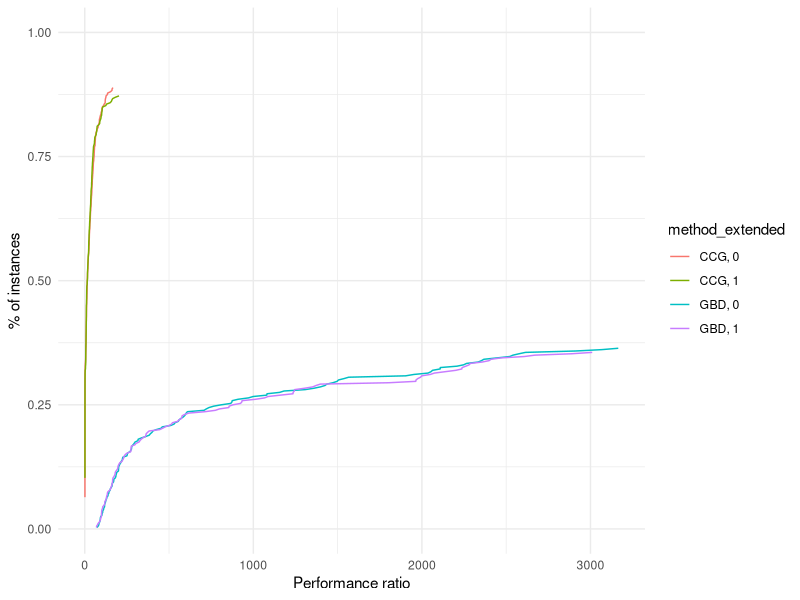
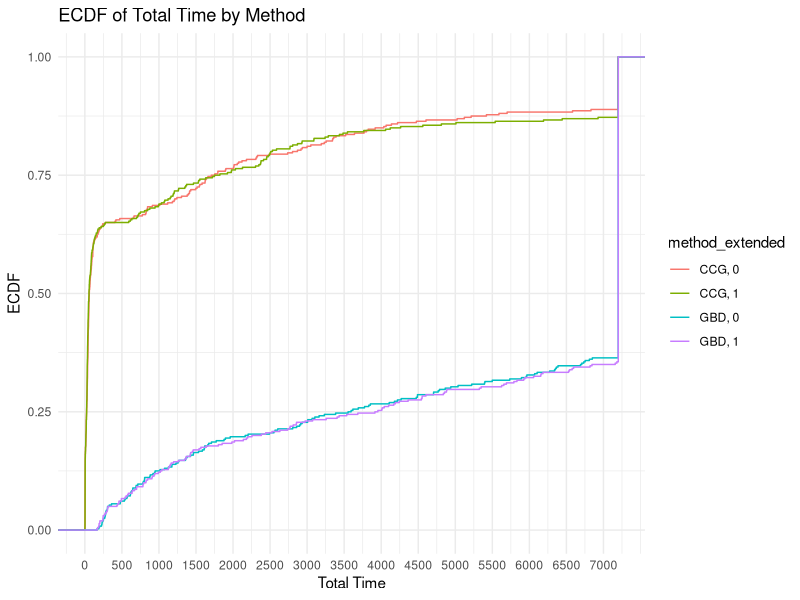
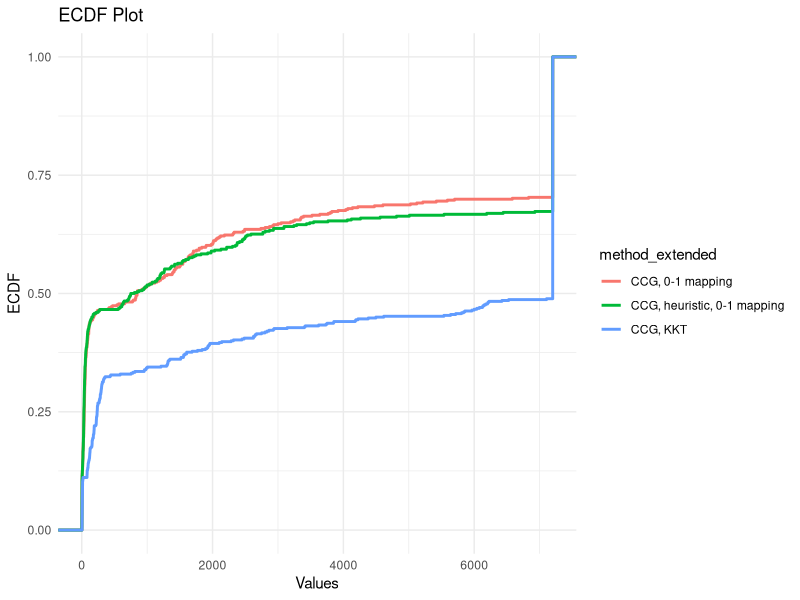
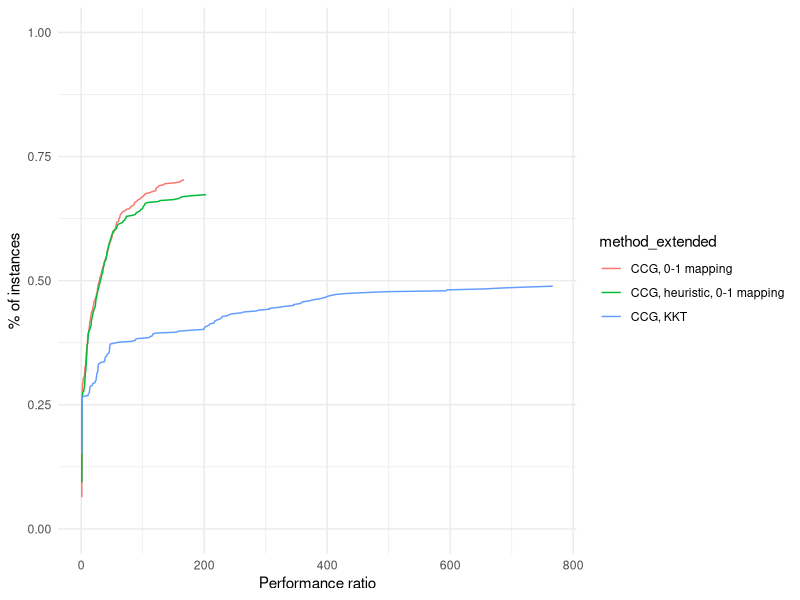
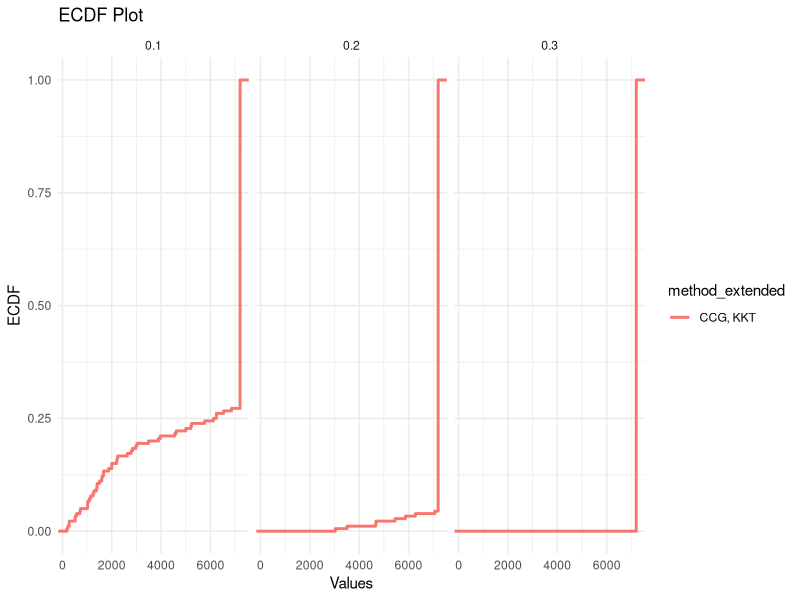
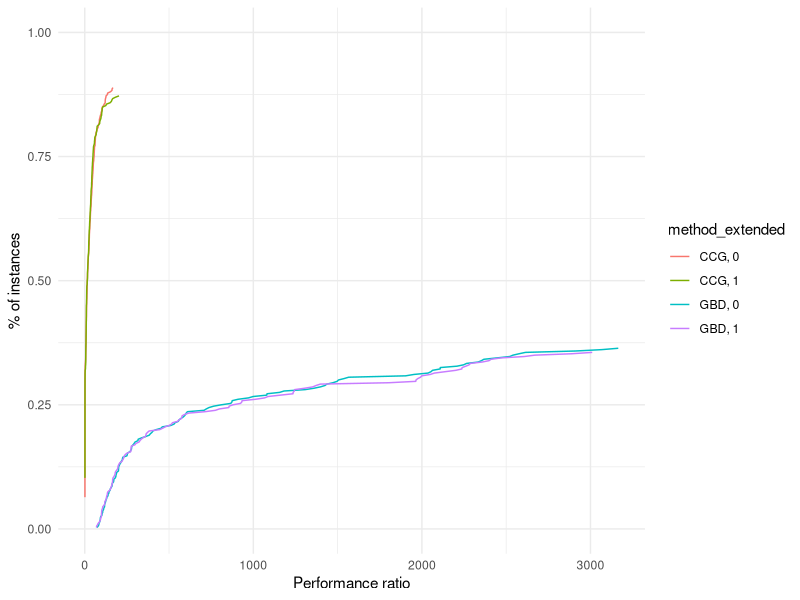

These figures' R source, in order:
## ---- chunk 1
library(rmarkdown)
library(kableExtra)
library(ggplot2)
suppressPackageStartupMessages(library(dplyr))
## ---- chunk 2
results = read.table("./new-results.csv", header = FALSE, sep = ',')
colnames(results) <- c("tag", "instance", "n_servers", "n_clients", "Gamma", "deviation", "time_limit", "method", "use_heuristic", "total_time", "master_time", "separation_time", "best_bound", "iteration_count", "fail")
results$tag = NULL
## ---- chunk 3
results$p = results$Gamma / results$n_clients
results$p = ceiling(results$p / .05) * .05
## ---- chunk 4
results$size = paste0("(", results$n_servers, ",", results$n_clients, "), ", results$p)
## ---- chunk 5
results$method_extended = paste0(results$method, ", ", results$use_heuristic)
## ---- chunk 6
results = results[!(results$n_clients == 40),]
results = results[!(results$n_servers == 25 & results$n_clients == 25),]
## ---- chunk 7
sum(results$fail)
## ---- chunk 8
time_limit = 7200

if (sum(results$fail) > 0) {
  results[results$fail == TRUE,]$total_time = time_limit
}

results$unsolved = results$total_time >= time_limit | results$fail
## ---- chunk 9
paged_table(results)
## ---- chunk 10
add_performance_ratio = function(dataset, 
                                 criterion_column = "total_time",
                                 unsolved_column = "unsolved",
                                 instance_column = "instance",
                                 solver_column = "solver",
                                 output_column = "performance_ratio") {
  
  # Compute best score for each instance
  best = dataset %>%
    group_by(!!sym(instance_column)) %>%
    mutate(best_solver = min(!!sym(criterion_column)))
  
  # Compute performance ratio for each instance and solver
  result = best %>%
    group_by(!!sym(instance_column), !!sym(solver_column)) %>%
    mutate(!!sym(output_column) := !!sym(criterion_column) / best_solver) %>%
    ungroup()
  
  if (sum(result[,unsolved_column]) > 0) {
    result[result[,unsolved_column] == TRUE,output_column] = max(result[,output_column])
  }

  return (result)
}

plot_performance_profile = function(dataset,
                                    criterion_column,
                                    unsolved_column = "unsolved",
                                    instance_column = "instance",
                                    solver_column = "solver"
                                    ) {
  
  dataset_with_performance_ratios = add_performance_ratio(dataset,
                                                          criterion_column = criterion_column,
                                                          instance_column = instance_column,
                                                          solver_column = solver_column,
                                                          unsolved_column = unsolved_column)
  
  solved_dataset_with_performance_ratios = dataset_with_performance_ratios[!dataset_with_performance_ratios[,unsolved_column],]
  
  compute_performance_profile_point = function(method, data) {
    
    performance_ratios = solved_dataset_with_performance_ratios[solved_dataset_with_performance_ratios[,solver_column] == method,]$performance_ratio
    
    unscaled_performance_profile_point = ecdf(performance_ratios)(data)
    
    n_instances = sum(dataset[,solver_column] == method)
    n_solved_instances = sum(dataset[,solver_column] == method & !dataset[,unsolved_column])
    
    return( unscaled_performance_profile_point * n_solved_instances / n_instances )
  }
  
  perf = solved_dataset_with_performance_ratios %>%
    group_by(!!sym(solver_column)) %>%
    mutate(performance_profile_point = compute_performance_profile_point(unique(!!sym(solver_column)), performance_ratio))
  
  result = ggplot(data = perf, aes(x = performance_ratio, y = performance_profile_point, color = !!sym(solver_column))) +
              geom_line()
  
  return (result)
}

## ---- chunk 11
performance_profile = plot_performance_profile(results, criterion_column = "total_time", solver_column = "method_extended") +
  labs(x = "Performance ratio", y = "% of instances") +
  scale_y_continuous(limits = c(0, 1)) +
  theme_minimal()
print(performance_profile)
ggsave("performance_profile.pdf", plot = performance_profile)
## ---- chunk 12
ggplot(results, aes(x = total_time, color = method_extended)) +
  stat_ecdf(geom = "step") +
  xlab("Total Time") +
  ylab("ECDF") +
  labs(title = "ECDF of Total Time by Method")  +
  scale_x_continuous(breaks = seq(0, max(results$total_time), by = 500), labels = seq(0, max(results$total_time), by = 500)) +
  theme_minimal()
## ---- chunk 13
results_solved = results %>%
  filter(total_time < time_limit) %>%
  group_by(method_extended, n_servers, n_clients, p, deviation) %>%
  summarize(
    solved = n(),
    total_time = mean(total_time),
    master_time = mean(master_time),
    separation_time = mean(separation_time),
    solved_iteration_count = mean(iteration_count),
    .groups = "drop"
  ) %>%
  ungroup()
## ---- chunk 14
results_unsolved <- results %>%
  filter(total_time >= time_limit) %>%
  group_by(method_extended, n_servers, n_clients, p, deviation) %>%
  summarize(
    unsolved = n(),
    unsolved_iteration_count = mean(iteration_count),
    .groups = "drop"
  ) %>%
  ungroup()

results_fail <- results %>%
  filter(fail == TRUE) %>%
  group_by(method_extended, n_servers, n_clients, p, deviation) %>%
  summarize(
    fail = n(),
    .groups = "drop"
  ) %>%
  ungroup()

## ---- chunk 15
final_result <- merge(results_solved, results_unsolved, by = c("method_extended", "n_servers", "n_clients", "p", "deviation"), all = TRUE)
final_result <- merge(final_result, results_fail, by = c("method_extended", "n_servers", "n_clients", "p", "deviation"), all = TRUE)
## ---- chunk 16
knitr::kable(final_result, 
               digits = c(0, 0, 2, 2, 2, 0, 2, 2, 2, 2, 0, 2, 0), 
               col.names = c("Method", "|V_1|", "|V_2|", "p", "dev", "Count", "Total", "Master", "Sepatation", "# Iter", "Count", "# Iter", "# Errors"),
               caption = "Summary table"
             ) %>%
      kable_classic() %>%
      add_header_above(c(" " = 5, "Solved instances" = 5, "Unsolved instances" = 3)
)
## ---- chunk 17
results_rev = read.table("./results-rev.csv", header = FALSE, sep = ',')
colnames(results_rev) <- c("tag", "instance", "n_servers", "n_clients", "Gamma", "deviation", "time_limit", "method", "use_heuristic", "total_time", "master_time", "separation_time", "best_bound", "iteration_count", "fail", "use_bilevel_separation", "use_budgeted_unc")
## ---- chunk 18
results = read.table("./new-results.csv", header = FALSE, sep = ',')
colnames(results) <- c("tag", "instance", "n_servers", "n_clients", "Gamma", "deviation", "time_limit", "method", "use_heuristic", "total_time", "master_time", "separation_time", "best_bound", "iteration_count", "fail")
results$use_bilevel_separation = 0
results$use_budgeted_unc = 1
## ---- chunk 19
all_results = rbind(results, results_rev)

all_results = all_results %>% filter(method == "CCG")
## ---- chunk 20
all_results$p = all_results$Gamma / all_results$n_clients
all_results$p = ceiling(all_results$p / .05) * .05
## ---- chunk 21
all_results$size = paste0("(", all_results$n_servers, ",", all_results$n_clients, "), ", all_results$p)
## ---- chunk 22
all_results$method_extended = paste0(all_results$method, ", ", ifelse(all_results$use_heuristic, "heuristic, ", ""), ifelse(all_results$use_bilevel_separation, "KKT", "0-1 mapping"))

paged_table(results_rev %>% filter(fail == 1 & total_time < time_limit))
paged_table(results_rev %>% filter(fail == 0 & deviation == .25))

if (sum(all_results$fail) > 0) {
  all_results[all_results$fail == TRUE,]$total_time = time_limit
}

all_results$unsolved = all_results$total_time >= time_limit | all_results$fail

## ---- chunk 23
budgeted_unc_results = all_results %>% filter(use_budgeted_unc == 1 & method == "CCG")


ggplot(budgeted_unc_results, aes(x = total_time, color = method_extended)) +
  stat_ecdf(geom = "step", linewidth = 1) +
  labs(title = "ECDF Plot", x = "Values", y = "ECDF") +
  theme_minimal()

performance_profile = plot_performance_profile(budgeted_unc_results, criterion_column = "total_time", solver_column = "method_extended") +
  labs(x = "Performance ratio", y = "% of instances") +
  scale_y_continuous(limits = c(0, 1)) +
  theme_minimal()

print(performance_profile)
## ---- chunk 24
knapsack_unc_results = all_results %>% filter(method == "CCG" & use_budgeted_unc == 0)

ggplot(knapsack_unc_results, aes(x = total_time, color = method_extended)) +
  stat_ecdf(geom = "step", size = 1) +
  labs(title = "ECDF Plot", x = "Values", y = "ECDF") +
  facet_wrap(~p) +
  theme_minimal()
## ---- chunk 25
results_solved = knapsack_unc_results %>%
  filter(total_time < time_limit) %>%
  group_by(method_extended, n_servers, n_clients, p, deviation) %>%
  summarize(
    solved = n(),
    total_time = mean(total_time),
    master_time = mean(master_time),
    separation_time = mean(separation_time),
    solved_iteration_count = mean(iteration_count),
    .groups = "drop"
  ) %>%
  ungroup()
## ---- chunk 26
results_unsolved <- knapsack_unc_results %>%
  filter(total_time >= time_limit) %>%
  group_by(method_extended, n_servers, n_clients, p, deviation) %>%
  summarize(
    unsolved = n(),
    unsolved_iteration_count = mean(iteration_count),
    .groups = "drop"
  ) %>%
  ungroup()

results_fail <- knapsack_unc_results %>%
  filter(fail == TRUE) %>%
  group_by(method_extended, n_servers, n_clients, p, deviation) %>%
  summarize(
    fail = n(),
    .groups = "drop"
  ) %>%
  ungroup()

## ---- chunk 27
final_result <- merge(results_solved, results_unsolved, by = c("method_extended", "n_servers", "n_clients", "p", "deviation"), all = TRUE)
final_result <- merge(final_result, results_fail, by = c("method_extended", "n_servers", "n_clients", "p", "deviation"), all = TRUE)
## ---- chunk 28
knitr::kable(final_result, 
               digits = c(0, 0, 2, 2, 2, 0, 2, 2, 2, 2, 0, 2, 0), 
               col.names = c("Method", "|V_1|", "|V_2|", "p", "dev", "Count", "Total", "Master", "Sepatation", "# Iter", "Count", "# Iter", "# Errors"),
               caption = "Summary table"
             ) %>%
      kable_classic() %>%
      add_header_above(c(" " = 5, "Solved instances" = 5, "Unsolved instances" = 3)
)
